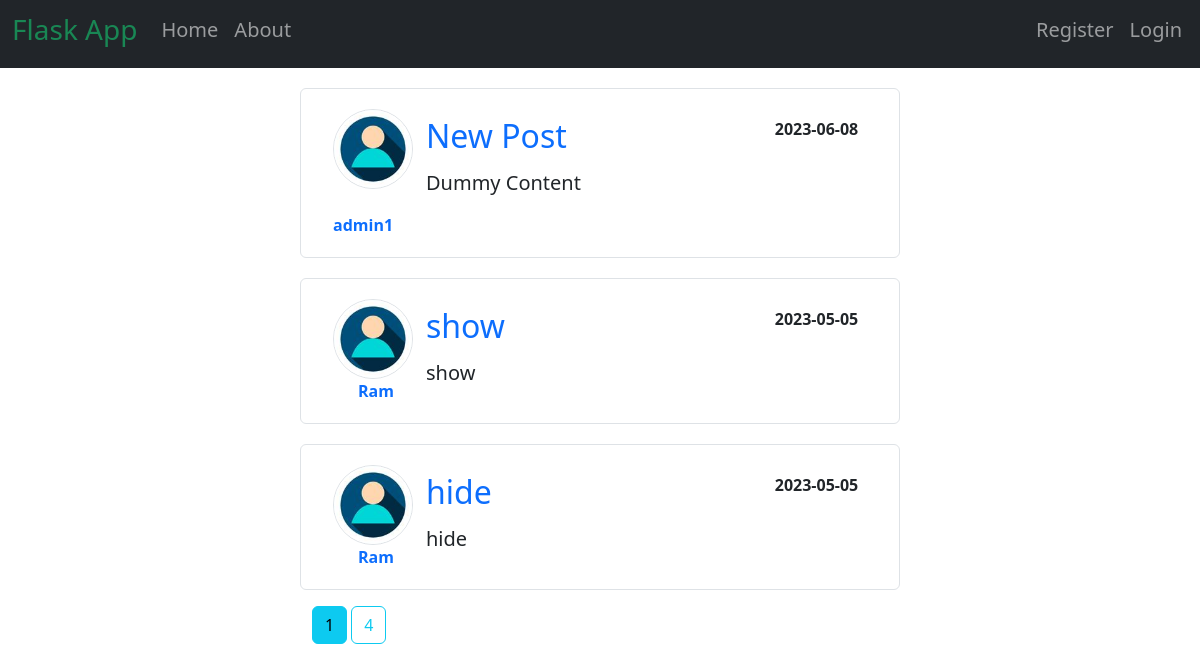
The page /home on the database its author committed.
### flaskblog/models.py (models this page shows, shortened)
class Post(db.Model):
   id = db.Column(db.Integer, primary_key=True)
   title = db.Column(db.String(100), nullable=False)
   date_posted = db.Column(db.DateTime, nullable=False, default=datetime.utcnow)
   content = db.Column(db.Text, nullable=False)
   user_id = db.Column(db.Integer, db.ForeignKey('user.id'), nullable=False)

class User(db.Model, UserMixin):
   id = db.Column(db.Integer, primary_key=True)
   username = db.Column(db.String(20), unique=True, nullable=False)
   email = db.Column(db.String(120), unique=True, nullable=False)
   image_file = db.Column(db.String(20), nullable=False, default='default.jpg')
   password = db.Column(db.String(60), nullable=False)
   posts = db.relationship('Post', backref='author', lazy=True)

### flaskblog/main/routes.py (the view)
@main.route('/')
@main.route('/home')
def home():
   page = request.args.get('page', 1, type=int)
   posts = Post.query.order_by(Post.date_posted.desc()).paginate(page=page, per_page=3)
   return render_template('index.html', posts=posts)

### flaskblog/templates/index.html (shortened to what this page needs)
{% extends 'layout.html' %}
{% block content %}
    {% for post in posts.items %}
    <div class="blog row border rounded mb-3">
        <div class="col-2">
            <img class="rounded-circle border" src="{{ url_for('static', filename='profile_pics/' + post.author.image_file) }}" height="80">
            <br> &nbsp; &nbsp; &nbsp;
            <a class="link" href="{{ url_for('users.user_posts', username=post.author.username) }}"><b>{{post.author.username}}</b></a>
        </div>
        <div class="col-10">
            <div class="row mt-2">
                <h2 class="col-9 text-info"><a class="link" href="{{ url_for('posts.post', post_id=post.id )}}">{{post.title}}</a></h2>
                <b class="col-3">{{post.date_posted.strftime('%Y-%m-%d')}}</b>
            </div>
            <div class="row mt-2">
                <h5 class="col-6">{{post.content}}</h5>
            </div>
        </div>
    </div>
    {% endfor %}
    {% for page_num in posts.iter_pages(left_edge=1, right_edge=1, left_current=1, right_current=1) %}
        {% if page_num %}
            {% if posts.page == page_num %}
                <a class="btn btn-info mb-4" href="{{ url_for('main.home', page=page_num) }}">{{ page_num }}</a>
            {% else %}
                <a class="btn btn-outline-info mb-4" href="{{ url_for('main.home', page=page_num) }}">{{ page_num }}</a>
            {% endif %}
        {% endif %}
    {% endfor %}
{% endblock %}

### flaskblog/static/main.css (style rules this page uses)
.blog { margin-top: 20px; padding: 20px; }
.link { text-decoration: none; }

### rows shown on the page
Post: image_file (picture), author.username "admin1", title "New Post", date_posted "2023-06-08", content "Dummy Content"
Post: image_file (picture), author.username "Ram", title "show", date_posted "2023-05-05", content "show"
Post: image_file (picture), author.username "Ram", title "hide", date_posted "2023-05-05", content "hide"

### other values the page prints
{{ page_num }} "1"
{{ page_num }} "4"
